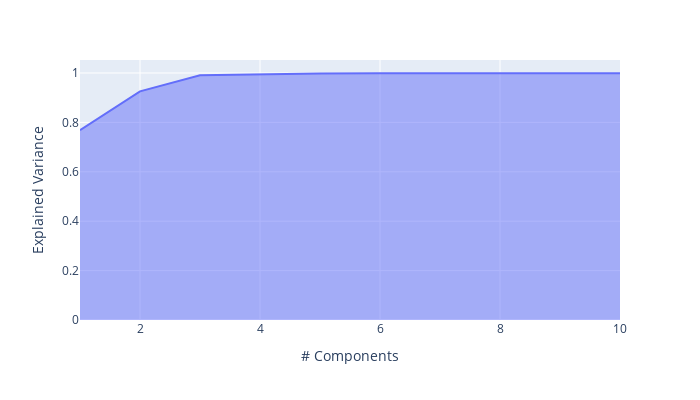

This figure's notebook cell:
### Code cell
pca = PCA()
pca.fit(X)
exp_var_cumul = np.cumsum(pca.explained_variance_ratio_)


fig = px.area(
    x=range(1, exp_var_cumul.shape[0] + 1),
    y=exp_var_cumul,
    labels={"x": "# Components", "y": "Explained Variance"}
)
fig.update_layout(xaxis_range=[1,10], height = 400, width = 700)

### Figure 1 — Plotly figure (JSON) as saved in the notebook; plotly's stock layout.template omitted (floating-point values rounded to 4 significant figures)
{"data": [{"fillpattern": {"shape": ""}, "hovertemplate": "# Components=%{x}<br>Explained Variance=%{y}<extra></extra>", "legendgroup": "", "line": {"color": "#636efa"}, "marker": {"symbol": "circle"}, "mode": "lines", "name": "", "orientation": "v", "showlegend": false, "stackgroup": "1", "type": "scatter", "x": [1, 2, 3, 4, 5, 6, 7, 8, 9, 10, 11, 12, 13, 14, 15, 16, 17, 18, 19, 20, 21, 22, 23, 24, 25, 26, 27, 28, 29, 30, 31, 32, 33, 34, 35, 36, 37, 38, 39, 40, 41, 42, 43, 44, 45, 46, 47, 48, 49, 50, 51, 52, 53, 54, 55, 56, 57, 58, 59, 60, 61, 62, 63, 64, 65, 66, 67, 68, 69, 70, 71, 72, 73, 74, 75, 76, 77, 78, 79, 80, 81, 82, 83, 84, 85, 86, 87, 88, 89, 90, 91, 92, 93, 94, 95, 96, 97, 98, 99, 100, 101, 102, 103, 104, 105, 106, 107, 108, 109, 110, 111, 112], "xaxis": "x", "y": [0.7681, 0.9257, 0.9906, 0.9955, 0.9978, 0.9986, 0.999, 0.9993, 0.9995, 0.9996, 0.9997, 0.9997, 0.9997, 0.9998, 0.9998, 0.9998, 0.9998, 0.9999, 0.9999, 0.9999, 0.9999, 0.9999, 0.9999, 0.9999, 0.9999, 0.9999, 0.9999, 0.9999, 0.9999, 0.9999, 0.9999, 0.9999, 0.9999, 0.9999, 0.9999, 0.9999, 1.0, 1.0, 1.0, 1.0, 1.0, 1.0, 1.0, 1.0, 1.0, 1.0, 1.0, 1.0, 1.0, 1.0, 1.0, 1.0, 1.0, 1.0, 1.0, 1.0, 1.0, 1.0, 1.0, 1.0, 1.0, 1.0, 1.0, 1.0, 1.0, 1.0, 1.0, 1.0, 1.0, 1.0, 1.0, 1.0, 1.0, 1.0, 1.0, 1.0, 1.0, 1.0, 1.0, 1.0, 1.0, 1.0, 1.0, 1.0, 1.0, 1.0, 1.0, 1.0, 1.0, 1.0, 1.0, 1.0, 1.0, 1.0, 1.0, 1.0, 1.0, 1.0, 1.0, 1.0, 1.0, 1.0, 1.0, 1.0, 1.0, 1.0, 1.0, 1.0, 1.0, 1.0, 1.0, 1], "yaxis": "y"}], "layout": {"height": 400, "legend": {"tracegroupgap": 0}, "margin": {"t": 60}, "width": 700, "xaxis": {"anchor": "y", "domain": [0, 1], "range": [1, 10], "title": {"text": "# Components"}}, "yaxis": {"anchor": "x", "domain": [0, 1], "title": {"text": "Explained Variance"}}}}
